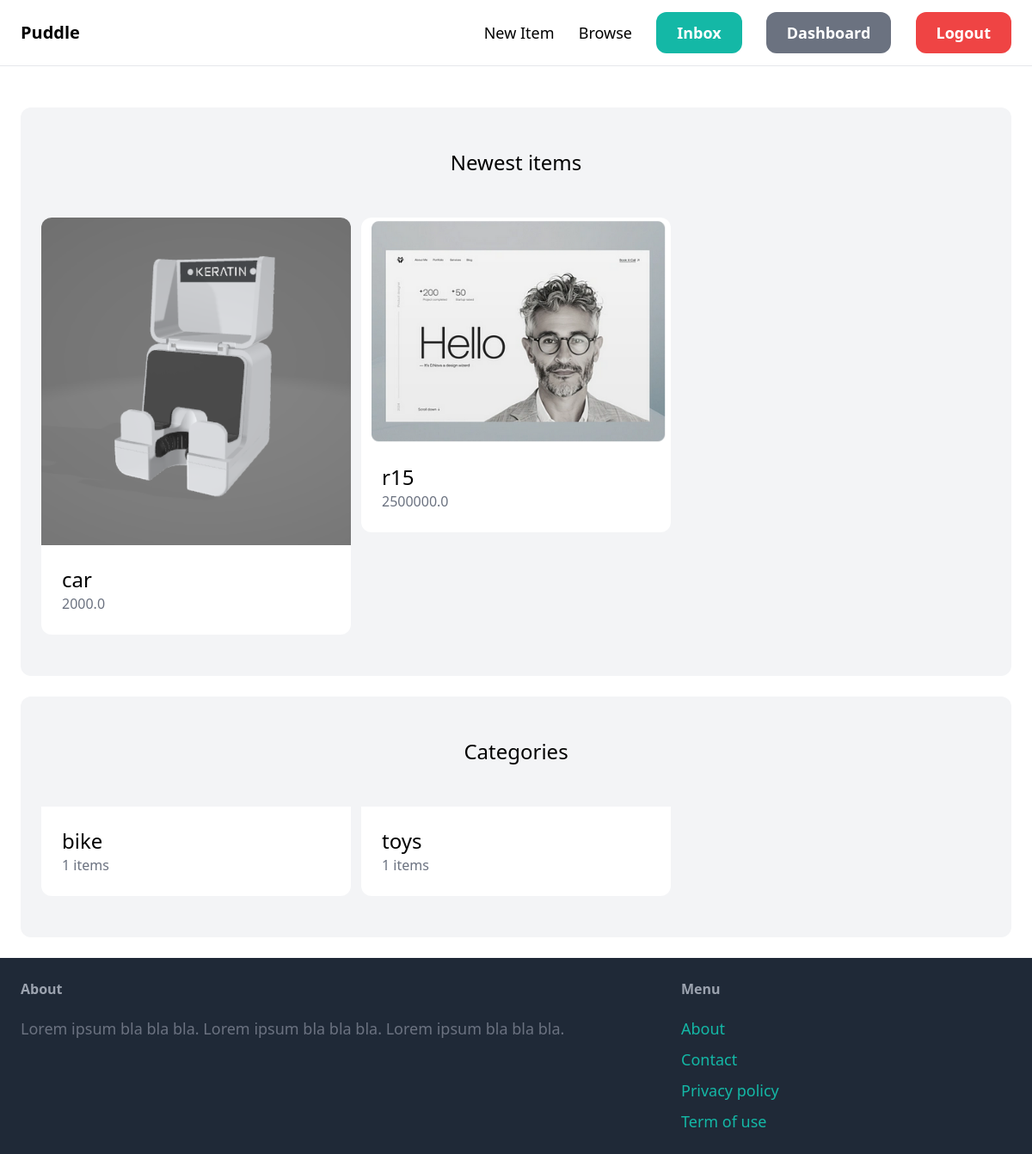
The app's page / (signed in) with its own data.
### item/models.py (models this page shows, shortened)
class Item(models.Model):
    category = models.ForeignKey(Category, related_name='items', on_delete=models.CASCADE)
    name = models.CharField(max_length=255)
    description = models.TextField(blank=True, null=True)
    price = models.FloatField()
    image = models.ImageField(upload_to='item_images', blank=True, null=True)
    is_sold = models.BooleanField(default=False)
    created_by = models.ForeignKey(User, related_name='items', on_delete=models.CASCADE)
    created_at = models.DateTimeField(auto_now_add=True)

class Category(models.Model):
    name = models.CharField(max_length=255)
    class Meta:
        ordering = ('name',)
        verbose_name_plural = "Categories"

### core/views.py (the view)
# urls.py: path('',views.index, name="index"),
def index(request):
    items = Item.objects.filter(is_sold = False)[0:6]
    categories = Category.objects.all()
    return render(request, 'core/index.html',{
        'items': items,
        'categories' : categories
    })

### core/templates/core/index.html (shortened to what this page needs)
{% extends 'core/base.html' %}
{% block content %}
<div class="mt-6 px-6 py-12 bg-gray-100 rounded-xl">
    <h2 class="mb-12 text-2xl text-center">Newest items</h2>
    <div class="grid grid-cols-3 gap-3">
        {% for item in items %}
            <div>
                <a href="{% url 'item:detail' item.id %}">
                    <div>
                        <img src="{{ item.image.url}}" class="rounded-t-xl">
                    </div>
                    <div class="p-6 bg-white rounded-b-xl">
                        <h2 class="text-2xl">{{item.name}}</h2>
                        <p class="text-gray-500">{{item.price}}</p>
                    </div>
                </a>
            </div>
        {% endfor %}
    </div>
</div>
<div class="mt-6 px-6 py-12 bg-gray-100 rounded-xl">
    <h2 class="mb-12 text-2xl text-center">Categories</h2>
    <div class="grid grid-cols-3 gap-3">
        {% for category in categories %}
            <div>
                <a href="#">
                    <div class="p-6 bg-white rounded-b-xl">
                        <h2 class="text-2xl">{{ category.name }}</h2>
                        <p class="text-gray-500">{{ category.items.count }} items</p>
                    </div>
                </a>
            </div>
        {% endfor %}
    </div>
</div>
{% endblock %}

### records on screen
Item: image (picture), name "car", price "2000.0"
Item: image (picture), name "r15", price "2500000.0"
Category: name "bike", items.count "1"
Category: name "toys", items.count "1"
